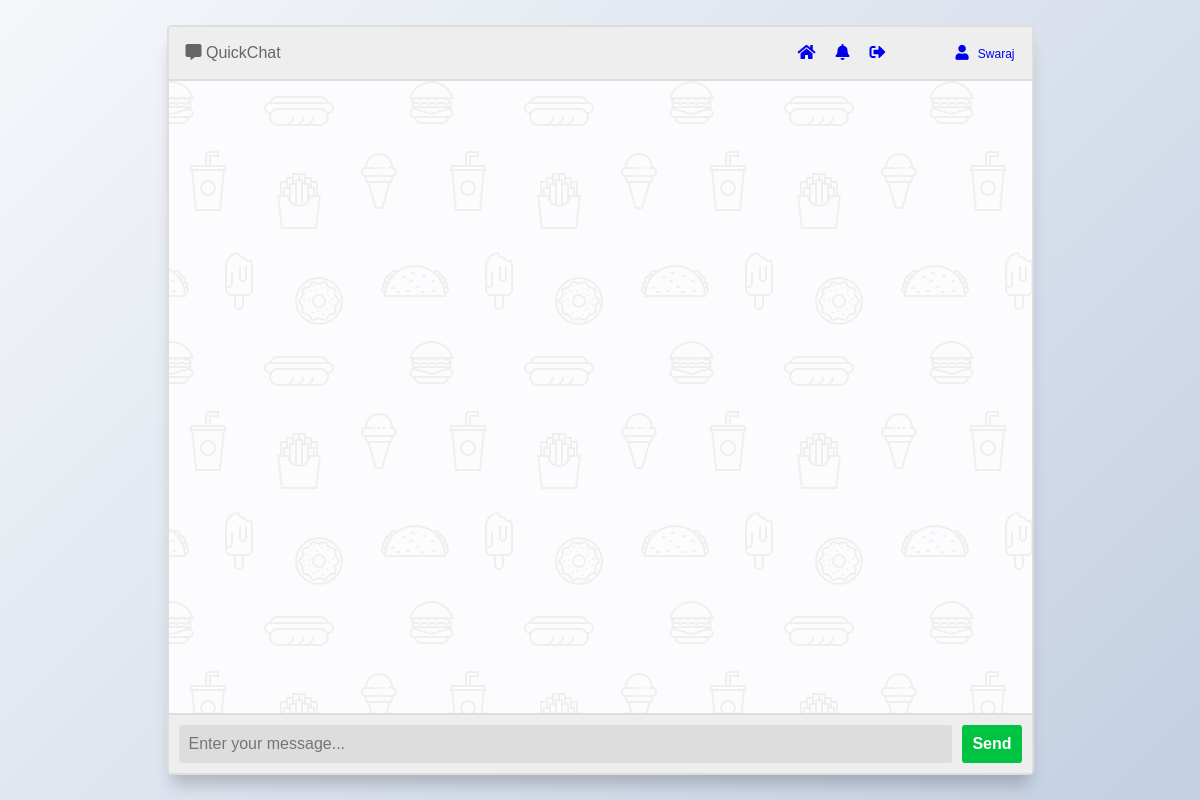
The page /9/ (signed in) on the database as committed earlier.
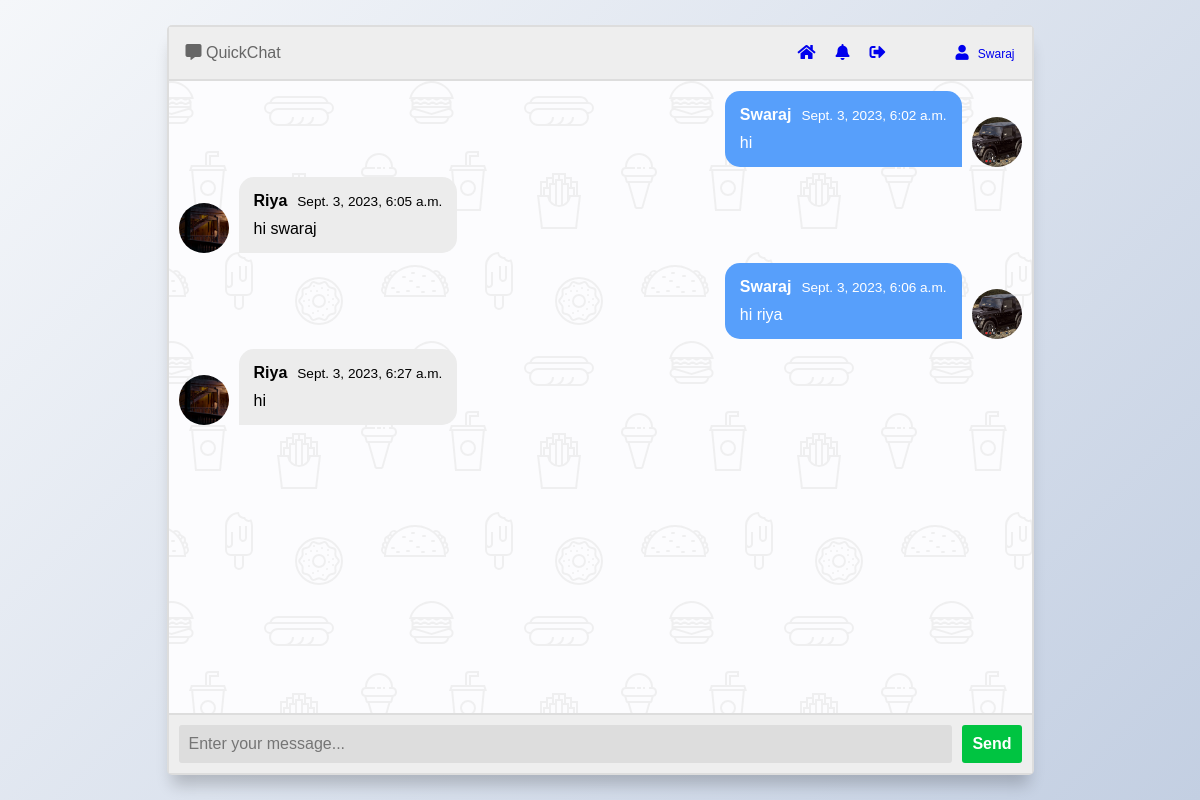
The same page on the database as committed later.
### chatapp/models.py (models this page shows, shortened)
class ChatMessage(models.Model):
    sender=models.ForeignKey(User,on_delete=models.CASCADE,related_name='sent_messages')
    receiver=models.ForeignKey(User,on_delete=models.CASCADE,related_name='received_messages')
    message=models.TextField()
    timestamp=models.DateTimeField(auto_now_add=True,blank=True,null=True)
    seen=models.BooleanField(default=False)

class UserProfile(models.Model):
    user=models.OneToOneField(User,on_delete=models.CASCADE,related_name='profile')
    email=models.CharField(max_length=100,blank=True,null=True)
    first_name=models.CharField(max_length=100,blank=True,null=True)
    last_name=models.CharField(max_length=100,blank=True,null=True)
    profile_pic=models.ImageField(upload_to='profile',blank=True,null=True)
    friends=models.ManyToManyField(User,blank=True,null=True,related_name='friends')

### chatapp/views.py (the view)
# urls.py: path('<int:user_id>/',chat_window,name='chat_window'),
@login_required
def chat_window(request,user_id):
    sender=request.user
    receiver=User.objects.get(pk=user_id)
    received_messages=list(request.user.received_messages.filter(sender=receiver))
    sent_messages=list(request.user.sent_messages.filter(receiver=receiver))
    all_messages=received_messages+sent_messages
    all_messages.sort(key=lambda x:x.timestamp)
    return render(request,'chat_window.html', {"other_user_id": user_id,'all_messages':all_messages})

### chatapp/templates/chat_window.html (shortened to what this page needs)
<!DOCTYPE html>
<html lang="en">
  {% load static %}
<head>
<link rel="stylesheet" href="https://cdnjs.cloudflare.com/ajax/libs/font-awesome/5.15.3/css/all.min.css">
<link href="{% static 'css/chat_window.css' %}" rel="stylesheet">
</head>
<body>
<section class="msger">
    <header class="msger-header">
      <div class="msger-header-title">
        <i class="fas fa-comment-alt"></i> QuickChat
      </div>
      <div class="msger-header-options">
        <a href="{% url 'index' %}"><i class="fas fa-home"></i></a>
        <a href="{% url 'notifications' %}"><i class="fas fa-bell animated-bell"></i></a>
        <a href="{% url 'logout' %}"><i class="fas fa-sign-out-alt"></i></a>
        <a href="{% url 'update_profile' %}" class="user-icon">
        <i class="fas fa-user"></i>
        <span class="username">{{request.user.first_name}}</span>
      </a>
      </div>
    </header>
    <main class="msger-chat">
      {% for message in all_messages %}
        {% if message.sender == request.user %}
          <div class="msg right-msg">
            <div class="msg-img" style="background-image: url({{ message.sender.profile.profile_pic.url }})"></div>
            <div class="msg-bubble">
              <div class="msg-info">
                <div class="msg-info-name">{{ message.sender.first_name }}</div>
                <div class="msg-info-time">{{ message.timestamp }}</div>
              </div>
              <div class="msg-text">
                {{ message.message }}
              </div>
            </div>
          </div>
        {% else %}
          <div class="msg left-msg">
            <div class="msg-img" style="background-image: url({{ message.sender.profile.profile_pic.url }})"></div>
            <div class="msg-bubble">
              <div class="msg-info">
                <div class="msg-info-name">{{ message.sender.first_name }}</div>
                <div class="msg-info-time">{{ message.timestamp }}</div>
              </div>
              <div class="msg-text">
                {{ message.message }}
              </div>
            </div>
          </div>
        {% endif %}
      {% endfor %}
    </main>
    <form class="msger-inputarea">
      <input type="text" class="msger-input" placeholder="Enter your message...">
      <button type="submit" class="msger-send-btn">Send</button>
    </form>
  </section>
</body>
</html>

Rows that differ between the two databases and show on the page:
added ChatMessage: sender.profile.profile_pic (picture), sender.first_name "Swaraj", timestamp "Sept. 3, 2023, 6:02 a.m.", message "hi"
added ChatMessage: sender.profile.profile_pic (picture), sender.first_name "Riya", timestamp "Sept. 3, 2023, 6:05 a.m.", message "hi swaraj"
added ChatMessage: sender.profile.profile_pic (picture), sender.first_name "Swaraj", timestamp "Sept. 3, 2023, 6:06 a.m.", message "hi riya"
added ChatMessage: sender.profile.profile_pic (picture), sender.first_name "Riya", timestamp "Sept. 3, 2023, 6:27 a.m.", message "hi"
